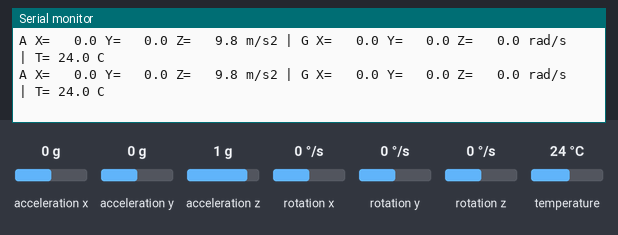
The sketch below on a simulated ESP32. On the bench: the last lines printed to the serial monitor. The test bench sets the inputs (shaded band); at power-on: acceleration x 0 g, acceleration y 0 g, acceleration z 1 g, rotation x 0 °/s, rotation y 0 °/s, rotation z 0 °/s, temperature 24 °C.

Above: at 1.3 s.
1.4 s: acceleration x set to -1.4 g
At 1.9 s:
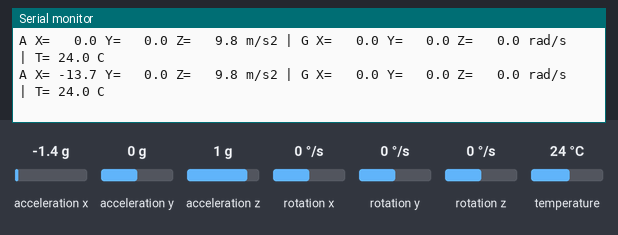
3.5 s: acceleration y set to -1.4 g
At 3.9 s:
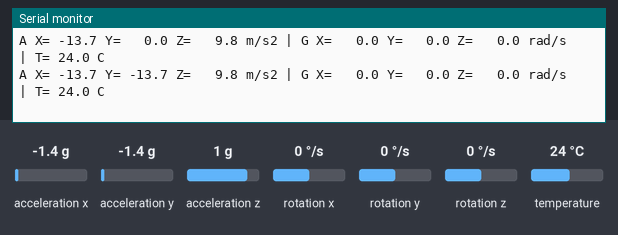
5.5 s: acceleration z set to -1.4 g
At 6.0 s:
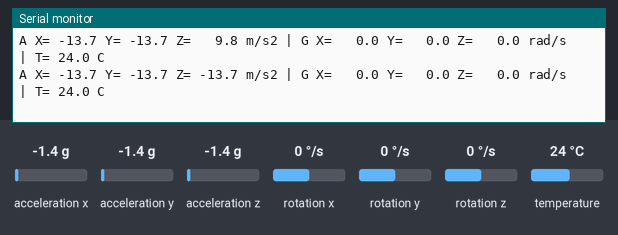
7.5 s: rotation x set to -192 °/s
At 8.0 s:
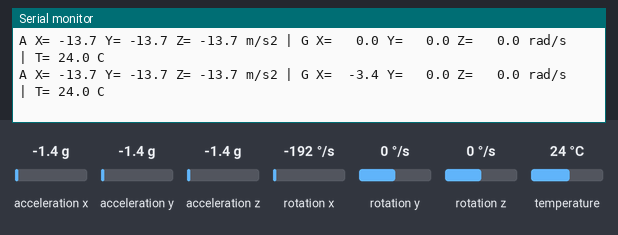
9.5 s: rotation y set to -192 °/s
At 10.0 s:
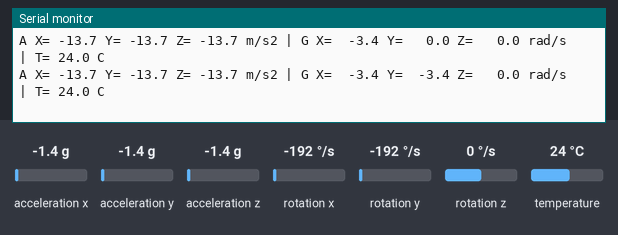
11.5 s: rotation z set to -192 °/s
At 12.0 s:
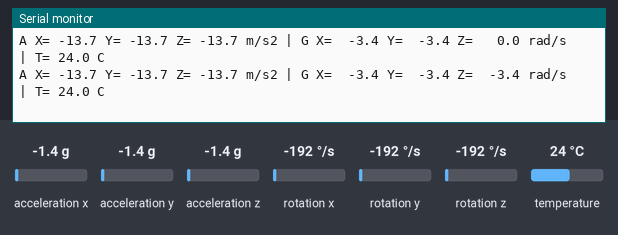

Measured:
- after the input at 1.4 s, the serial monitor: prints a new line after 0.11 s (image 1)
- after the input at 3.5 s, the serial monitor: prints a new line at once (image 2)
- after the input at 5.5 s, the serial monitor: prints a new line at once (image 3)
- after the input at 7.5 s, the serial monitor: prints a new line after 0.06 s (image 4)
- after the input at 9.5 s, the serial monitor: prints a new line after 0.08 s (image 5)
- after the input at 11.5 s, the serial monitor: prints a new line after 0.09 s (image 6)

The sketch:

sketch.ino
```cpp
/**
 * W1-D5 · I2C 读 MPU6050 六轴传感器
 * ------------------------------------------------------------
 * 目标：理解 I2C 总线（SDA/SCL/设备地址/寄存器），会用库读传感器
 * 电路：D21(SDA) ── MPU6050 SDA；D22(SCL) ── MPU6050 SCL；3V3/GND 供电
 *
 * 业务关联：智能照明里传感器无处不在 —— 人感（存在型雷达）、
 * 恒照度（光照传感器）、能耗（电表）。"读传感器"是设备智能化的第一步。
 */

#include <Wire.h>
#include <Adafruit_Sensor.h>
#include <Adafruit_MPU6050.h>

Adafruit_MPU6050 mpu;   // 库对象：封装了寄存器读写

void setup() {
  Serial.begin(115200);
  Wire.begin(21, 22);                // SDA=D21, SCL=D22（ESP32 默认 I2C）

  if (!mpu.begin()) {                // 内部用默认地址 0x68
    Serial.println("MPU6050 not found! 检查接线 / 地址（AD0 接高 = 0x69）");
    while (1) delay(100);            // 找不到就停在这
  }

  // 配置量程与滤波（熟悉"寄存器配置"的入口，库里封装了寄存器写）
  mpu.setAccelerometerRange(MPU6050_RANGE_8_G);
  mpu.setGyroRange(MPU6050_RANGE_500_DEG);
  mpu.setFilterBandwidth(MPU6050_BAND_21_HZ);

  Serial.println("MPU6050 OK");
}

void loop() {
  sensors_event_t accel, gyro, temp;
  mpu.getEvent(&accel, &gyro, &temp);   // 一次读全部数据（库内部读多个寄存器）

  Serial.printf("A X=%6.1f Y=%6.1f Z=%6.1f m/s2 | G X=%6.1f Y=%6.1f Z=%6.1f rad/s | T=%5.1f C\n",
                accel.acceleration.x, accel.acceleration.y, accel.acceleration.z,
                gyro.gyro.x, gyro.gyro.y, gyro.gyro.z,
                temp.temperature);
  delay(500);
}

/**
 * 试玩：
 * 1. 点 Wokwi 里的 MPU6050 部件 → 右侧面板直接改 accelX / rotationX / temperature
 *    → 串口读数跟随变化（体会"寄存器值 → 物理量"的链路）
 * 2. 把 mpu.begin() 的地址改成 0x69（需要 AD0 接 3V3）→ 模拟地址接错场景
 * 3. 挑战：翻 Adafruit_MPU6050.cpp，看 getEvent() 读了哪些寄存器
 *    （这是 W3 读驱动芯片 datasheet 的预演：读寄存器 → 查表/公式 → 得物理量）
 */
```
